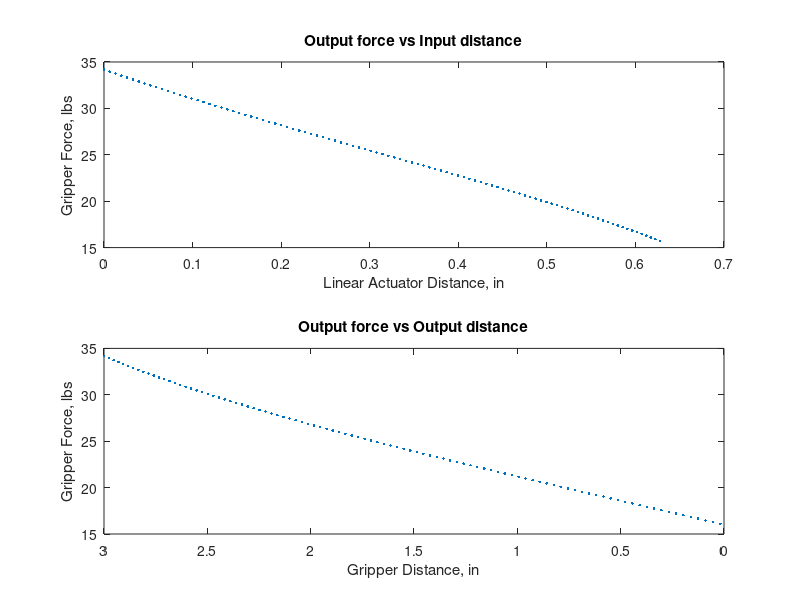

Reproduce this figure in MATLAB.
%%Gripper output



%Global Variables
radians=pi./180;
F_in=150; %input force




%Slider 

%Givens
a_s=0.904;
e_s=0.474;
h_s=0.787;
r_s=a_s;

%From open to closed
theta_min_max=[82.00 44.29];
theta_s=linspace(82,44.29);

%Modified Slider 
%a_s=1.3;
%e_s=.838;
%theta_min_max=[83.25 44];
%theta_s=linspace(83.25,44);

%Slider Equations
s=(2.*a_s.*cos(theta_s.*radians)+(4.*a_s.^2.*cos(theta_s.*radians).^2-4.*(-2.*a_s.*e_s.*sin(theta_s.*radians)-h_s.^2+a_s.^2+e_s.^2)).^(1./2))./2;
MA_s=(r_s).*s./(a_s.*s.*sin(theta_s.*radians)-a_s.*e_s.*cos(theta_s.*radians));
F_s=F_in./MA_s;




%Four Bar 

%Givens:
a_4=2.505;
b_4=2.067;
h_4=0.819;
cx_4=-0.591;
cy_4=0.750;
gamma=129.1; %geometry value
theta_4=theta_s+gamma; %ideal parallel grip: theta_4 = psi_4

%Modified Givens:
%a_4=2.375;     %with a 110 degree on the new joint

% Constraint Equation (psi solution)
Amin=2.*cx_4.*b_4-2.*b_4.*a_4.*cos(theta_4.*radians);
Bmin=2.*cy_4.*b_4-2.*b_4.*a_4.*sin(theta_4.*radians);
Cmin=cx_4.^2+cy_4.^2+b_4.^2+a_4.^2-h_4.^2-2.*cx_4.*a_4.*cos(theta_4.*radians)-2.*cy_4.*a_4.*sin(theta_4.*radians);
delta=atan2(Bmin,Amin);
psi_4=delta+acos((-Cmin)./(Amin.^2+Bmin.^2).^(1./2));
psi_4=psi_4./radians;
%guess=linspace(217.6,170);
%psi=guess;

% Constraint Equation (phi solution)
phi_4=atan2((cy_4+b_4.*sin(psi_4.*radians)-a_4.*sin(theta_4.*radians)),(cx_4+b_4.*cos(psi_4.*radians)-a_4.*cos(theta_4.*radians)));
phi_4=phi_4./radians; %ideal parallel grip: phi_4 = const

% Mechanical Advantage
MA_4=(b_4.*a_4.*sin(psi_4.*radians-theta_4.*radians)-b_4.*cx_4.*sin(psi_4.*radians)+b_4.*cy_4.*cos(psi_4.*radians))./(b_4.*a_4.*sin(-psi_4.*radians+theta_4.*radians)+a_4.*cx_4.*sin(theta_4.*radians)-a_4.*cy_4.*cos(theta_4.*radians));
MA_4=abs(MA_4);




%Grip piece 

%Givens
mp=.748; %distance from midpoint to second fixed pivot
d_x=1.173; %x-dim of grip center to coupler revolute
d_y=.394; %y-dim of grip center to coupler revolute
d_angle=100; %angle of coupler to grip piece

%Grip piece distance:
d_h=d_y.*cos((d_angle-phi_4).*radians)+d_x.*sin((d_angle-phi_4).*radians); 
d_gripper=(mp+b_4.*-sin(psi_4.*radians)-d_h)*2;
%d_guess=(.750-.433+b_4.*-sin((psi_4).*radians))*2
%check_parallel=d_angle-phi_4; %parallel grip when equal to zero



%Linear actuator distance:
%Original
d_actuator=s-min(s); %sets the initial to zero

%Modified actuator distance (slider):
%d_actuator=s-min(s); %sets the initial to zero



%Output Force
r=(d_x.*cos((100-phi_4).*radians)+b_4.*-cos((psi_4).*radians)); 
%r_guess=3.2
F_out=(F_in).*(a_s./r).*(MA_4./MA_s);
maxTorque_Fs=max(F_s.*a_s./2)
disp('unit: in-lbs')
maxForce_Fs=max(F_s./2)
disp('unit: lbs')
%maxForce_F4=max(F_s.*a_s./a_4./2)
%disp('unit: lbs')



%Graphs
figure
subplot(2,1,1)
plot(d_actuator,F_out,'.')
xlabel('Linear Actuator Distance, in')
ylabel('Gripper Force, lbs')
title('Output force vs Input distance')

subplot(2,1,2)

d_gripper=abs(d_gripper-max(d_gripper)); %sets the initial to zero with flipped axis
%d_gripper=fliplr(d_gripper); %Flip array of x values
plot(d_gripper,F_out,'.')
xlim([0 3])
%xlim([0 max(d_gripper)])
XLimits = get(gca,'XLim');  %# Get the x axis limits
XTicks = XLimits(2)-get(gca,'XTick');  %# Get the x axis tick values and
                                       %#   subtract them from the upper limit
set(gca,'XTickLabel',num2str(XTicks.'));  %'# Convert the tick values to strings
                                           %#   and update the x axis labels

xlabel('Gripper Distance, in')
ylabel('Gripper Force, lbs')
title('Output force vs Output distance')
%%